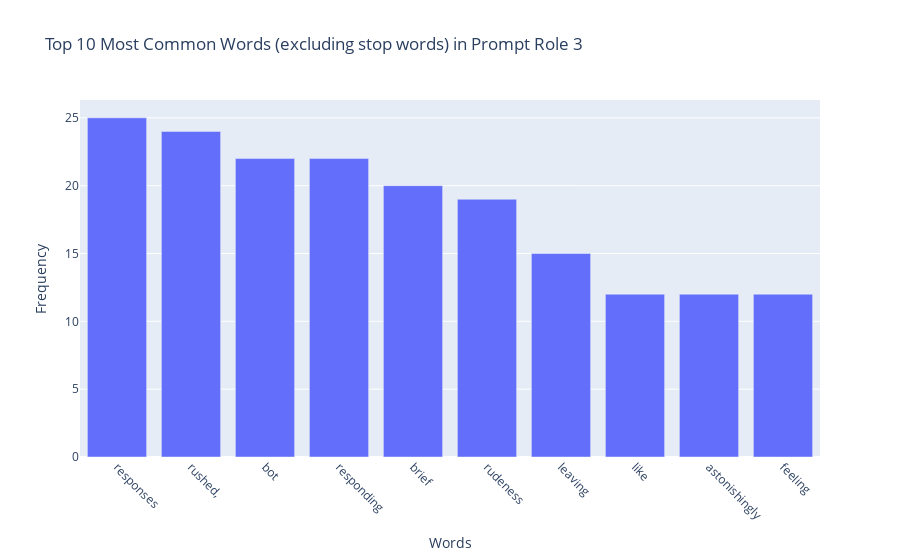

Here is the notebook cell this chart was saved with:
### Code cell
plot_word_frequency(p4, "Prompt Role 3")

### Figure 1 — Plotly figure (JSON) as saved in the notebook; plotly's stock layout.template omitted (floating-point values rounded to 4 significant figures)
{"data": [{"alignmentgroup": "True", "hovertemplate": "Words=%{x}<br>Frequency=%{y}<extra></extra>", "legendgroup": "", "marker": {"color": "#636efa", "pattern": {"shape": ""}}, "name": "", "offsetgroup": "", "orientation": "v", "showlegend": false, "textposition": "auto", "type": "bar", "x": ["responses", "rushed,", "bot", "responding", "brief", "rudeness", "leaving", "like", "astonishingly", "feeling"], "xaxis": "x", "y": [25, 24, 22, 22, 20, 19, 15, 12, 12, 12], "yaxis": "y"}], "layout": {"barmode": "relative", "legend": {"tracegroupgap": 0}, "title": {"text": "Top 10 Most Common Words (excluding stop words) in Prompt Role 3"}, "xaxis": {"anchor": "y", "domain": [0, 1], "tickangle": 45, "title": {"text": "Words"}}, "yaxis": {"anchor": "x", "domain": [0, 1], "title": {"text": "Frequency"}}}}
